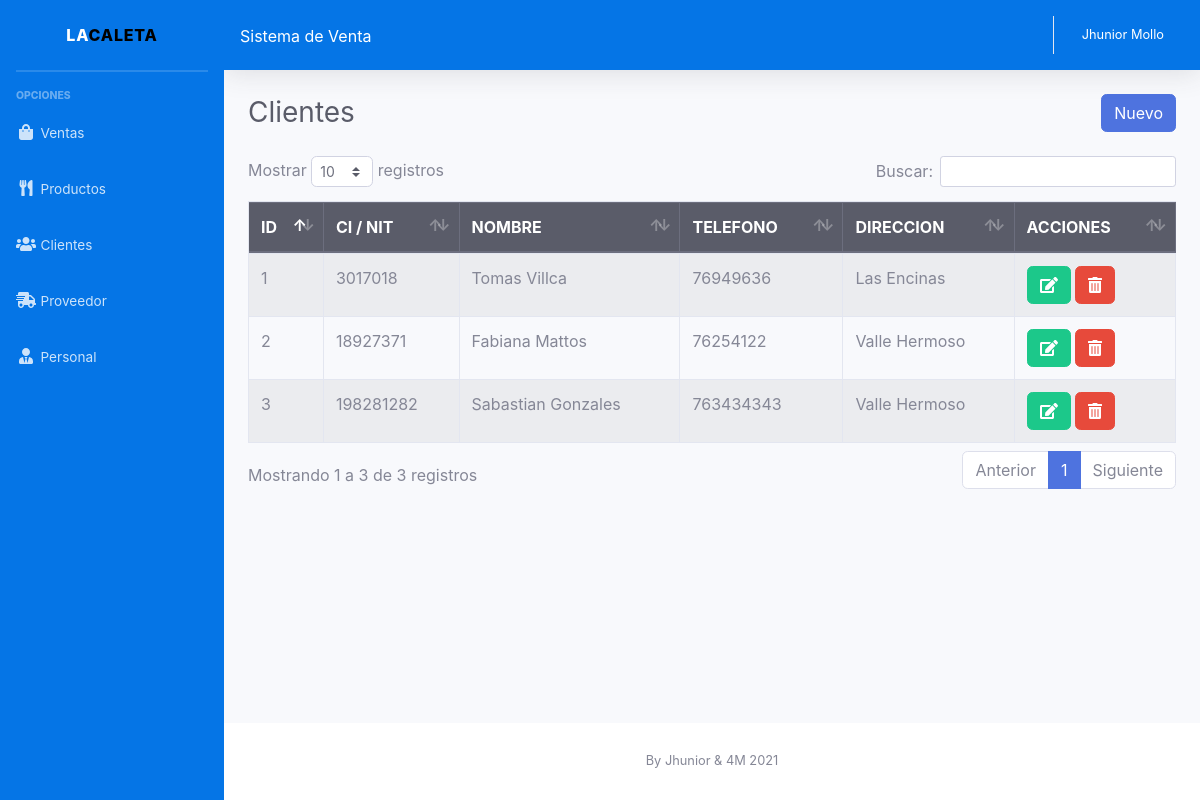
Page /Proyecto_Caleta/sistema/lista_cliente.php (signed in) on the committed database.
### tables this page shows
CREATE TABLE `cliente` (
  `idcliente` int(11) NOT NULL,
  `ci_nit` int(8) NOT NULL,
  `nombre` varchar(100) NOT NULL,
  `telefono` int(15) NOT NULL,
  `direccion` varchar(200) NOT NULL,
  `usuario_id` int(11) NOT NULL
);

### Proyecto_Caleta/sistema/lista_cliente.php (the view)
<?php include_once "includes/header.php"; ?>
<div class="container-fluid">
	<div class="d-sm-flex align-items-center justify-content-between mb-4">
		<h1 class="h3 mb-0 text-gray-800">Clientes</h1>
		<a href="registro_cliente.php" class="btn btn-primary">Nuevo</a>
	</div>
	<div class="row">
		<div class="col-lg-12">
			<div class="table-responsive">
				<table class="table table-striped table-bordered" id="table">
					<thead class="thead-dark">
						<tr>
							<th>ID</th>
							<th>CI / NIT</th>
							<th>NOMBRE</th>
							<th>TELEFONO</th>
							<th>DIRECCION</th>
							<?php if ($_SESSION['rol'] == 1) { ?>
							<th>ACCIONES</th>
							<?php } ?>
						</tr>
					</thead>
					<tbody>
						<?php
						include "../conexion.php";
						$query = mysqli_query($conexion, "SELECT * FROM cliente");
						$result = mysqli_num_rows($query);
						if ($result > 0) {
							while ($data = mysqli_fetch_assoc($query)) { ?>
								<tr>
									<td><?php echo $data['idcliente']; ?></td>
									<td><?php echo $data['ci_nit']; ?></td>
									<td><?php echo $data['nombre']; ?></td>
									<td><?php echo $data['telefono']; ?></td>
									<td><?php echo $data['direccion']; ?></td>
									<?php if ($_SESSION['rol'] == 1) { ?>
									<td>
										<a href="editar_cliente.php?id=<?php echo $data['idcliente']; ?>" class="btn btn-success"><i class='fas fa-edit'></i></a>
										<form action="eliminar_cliente.php?id=<?php echo $data['idcliente']; ?>" method="post" class="confirmar d-inline">
											<button class="btn btn-danger" type="submit"><i class='fas fa-trash-alt'></i> </button>
										</form>
									</td>
									<?php } ?>
								</tr>
						<?php }
						} ?>
					</tbody>
				</table>
			</div>
		</div>
	</div>
</div>
</div>
<?php include_once "includes/footer.php"; ?>

### rows in the picture
cliente: idcliente "1", ci_nit "3017018", nombre "Tomas Villca", telefono "76949636", direccion "Las Encinas"
cliente: idcliente "2", ci_nit "18927371", nombre "Fabiana Mattos", telefono "76254122", direccion "Valle Hermoso"
cliente: idcliente "3", ci_nit "198281282", nombre "Sabastian Gonzales", telefono "763434343", direccion "Valle Hermoso"

### other values in the picture
$_SESSION['nombre'] "Jhunior Mollo"
